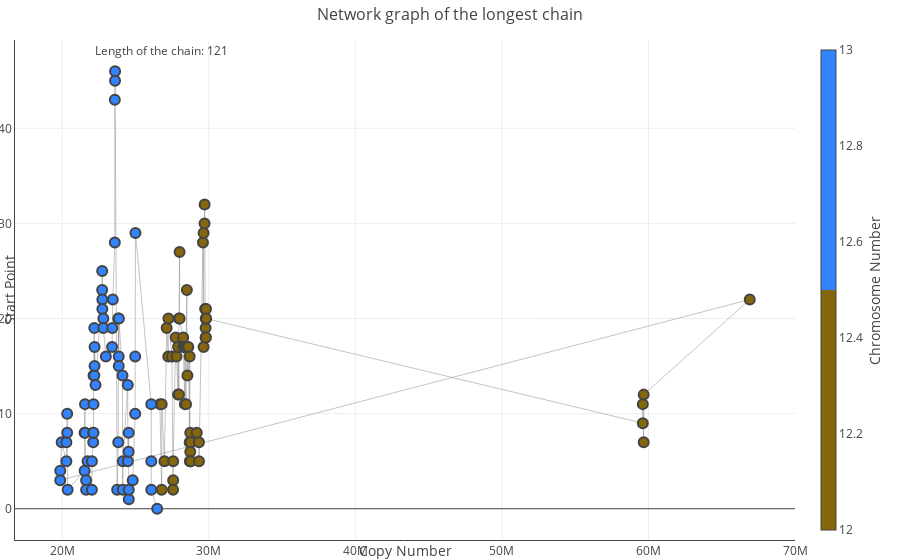

This figure's notebook cell:
### Code cell
fig = go.Figure(data=[edge_trace, node_trace],
             layout=go.Layout(
                title='Network graph of the longest chain',
                titlefont_size=16,
                showlegend=False,
                hovermode='closest',
                margin=dict(b=20,l=15,r=5,t=40),
                annotations=[ dict(
                    text=f"Length of the chain: {len(node_y)}",
                    showarrow=False,
                    xref="paper", yref="paper",
                    x=0.1, y=1 ) ],
                xaxis=dict(showgrid=True, zeroline=True, showticklabels=True,showline=True,title_text = "Copy Number"),
                yaxis=dict(showgrid=True, zeroline=True, showticklabels=True,showline=True,title_text = "Start Point"))
                )
fig.show()

### Figure 1 — Plotly figure (JSON) as saved in the notebook; plotly's stock layout.template omitted (floating-point values rounded to 4 significant figures; data arrays with more than 128 entries replaced by an {"elided": "..."} marker saying what was removed)
{"data": [{"hoverinfo": "none", "line": {"color": "#888", "width": 0.5}, "mode": "lines", "type": "scatter", "x": {"elided": "360 int values"}, "y": {"elided": "360 int values"}}, {"hoverinfo": "text", "marker": {"color": [12, 12, 12, 12, 12, 12, 12, 12, 12, 12, 12, 12, 12, 12, 12, 12, 12, 12, 12, 12, 12, 12, 12, 12, 12, 12, 12, 12, 12, 12, 12, 12, 12, 12, 12, 12, 12, 12, 12, 12, 12, 12, 12, 12, 12, 12, 12, 12, 12, 12, 12, 12, 12, 12, 12, 12, 12, 13, 13, 13, 13, 13, 13, 13, 13, 13, 13, 13, 13, 13, 13, 13, 13, 13, 13, 13, 13, 13, 13, 13, 13, 13, 13, 13, 13, 13, 13, 13, 13, 13, 13, 13, 13, 13, 13, 13, 13, 13, 13, 13, 13, 13, 13, 13, 13, 13, 13, 13, 13, 13, 13, 13, 13, 13, 13, 13, 13, 13, 13, 13, 13], "colorbar": {"thickness": 15, "title": {"side": "right", "text": "Chromosome Number"}, "xanchor": "left"}, "colorscale": [[0, "#3283FE"], [0.5, "#3283FE"], [0.5, "#85660D"], [1, "#85660D"]], "line": {"width": 2}, "reversescale": true, "showscale": true, "size": 10, "symbol": 0}, "mode": "markers", "text": ["Node:860 | Prev.: None | Next:861 | Chromosome:12", "Node:861 | Prev.: 860 | Next:862 | Chromosome:12", "Node:862 | Prev.: 861 | Next:863 | Chromosome:12", "Node:863 | Prev.: 862 | Next:864 | Chromosome:12", "Node:864 | Prev.: 863 | Next:865 | Chromosome:12", "Node:865 | Prev.: 864 | Next:866 | Chromosome:12", "Node:866 | Prev.: 865 | Next:867 | Chromosome:12", "Node:867 | Prev.: 866 | Next:868 | Chromosome:12", "Node:868 | Prev.: 867 | Next:869 | Chromosome:12", "Node:869 | Prev.: 868 | Next:870 | Chromosome:12", "Node:870 | Prev.: 869 | Next:871 | Chromosome:12", "Node:871 | Prev.: 870 | Next:872 | Chromosome:12", "Node:872 | Prev.: 871 | Next:873 | Chromosome:12", "Node:873 | Prev.: 872 | Next:874 | Chromosome:12", "Node:874 | Prev.: 873 | Next:875 | Chromosome:12", "Node:875 | Prev.: 874 | Next:876 | Chromosome:12", "Node:876 | Prev.: 875 | Next:877 | Chromosome:12", "Node:877 | Prev.: 876 | Next:878 | Chromosome:12", "Node:878 | Prev.: 877 | Next:879 | Chromosome:12", "Node:879 | Prev.: 878 | Next:880 | Chromosome:12", "Node:880 | Prev.: 879 | Next:881 | Chromosome:12", "Node:881 | Prev.: 880 | Next:882 | Chromosome:12", "Node:882 | Prev.: 881 | Next:883 | Chromosome:12", "Node:883 | Prev.: 882 | Next:884 | Chromosome:12", "Node:884 | Prev.: 883 | Next:885 | Chromosome:12", "Node:885 | Prev.: 884 | Next:886 | Chromosome:12", "Node:886 | Prev.: 885 | Next:887 | Chromosome:12", "Node:887 | Prev.: 886 | Next:888 | Chromosome:12", "Node:888 | Prev.: 887 | Next:889 | Chromosome:12", "Node:889 | Prev.: 888 | Next:890 | Chromosome:12", "Node:890 | Prev.: 889 | Next:891 | Chromosome:12", "Node:891 | Prev.: 890 | Next:892 | Chromosome:12", "Node:892 | Prev.: 891 | Next:893 | Chromosome:12", "Node:893 | Prev.: 892 | Next:894 | Chromosome:12", "Node:894 | Prev.: 893 | Next:895 | Chromosome:12", "Node:895 | Prev.: 894 | Next:896 | Chromosome:12", "Node:896 | Prev.: 895 | Next:897 | Chromosome:12", "Node:897 | Prev.: 896 | Next:898 | Chromosome:12", "Node:898 | Prev.: 897 | Next:899 | Chromosome:12", "Node:899 | Prev.: 898 | Next:900 | Chromosome:12", "Node:900 | Prev.: 899 | Next:901 | Chromosome:12", "Node:901 | Prev.: 900 | Next:902 | Chromosome:12", "Node:902 | Prev.: 901 | Next:903 | Chromosome:12", "Node:903 | Prev.: 902 | Next:904 | Chromosome:12", "Node:904 | Prev.: 903 | Next:905 | Chromosome:12", "Node:905 | Prev.: 904 | Next:906 | Chromosome:12", "Node:906 | Prev.: 905 | Next:907 | Chromosome:12", "Node:907 | Prev.: 906 | Next:908 | Chromosome:12", "Node:908 | Prev.: 907 | Next:909 | Chromosome:12", "Node:909 | Prev.: 908 | Next:910 | Chromosome:12", "Node:910 | Prev.: 909 | Next:911 | Chromosome:12", "Node:911 | Prev.: 910 | Next:1088 | Chromosome:12", "Node:1088 | Prev.: 911 | Next:1089 | Chromosome:12", "Node:1089 | Prev.: 1088 | Next:1090 | Chromosome:12", "Node:1090 | Prev.: 1089 | Next:1091 | Chromosome:12", "Node:1091 | Prev.: 1090 | Next:1273 | Chromosome:12", "Node:1273 | Prev.: 1091 | Next:1489 | Chromosome:12", "Node:1489 | Prev.: 1273 | Next:1490 | Chromosome:13", "Node:1490 | Prev.: 1489 | Next:1491 | Chromosome:13", "Node:1491 | Prev.: 1490 | Next:1492 | Chromosome:13", "Node:1492 | Prev.: 1491 | Next:1493 | Chromosome:13", "Node:1493 | Prev.: 1492 | Next:1494 | Chromosome:13", "Node:1494 | Prev.: 1493 | Next:1495 | Chromosome:13", "Node:1495 | Prev.: 1494 | Next:1496 | Chromosome:13", "Node:1496 | Prev.: 1495 | Next:1497 | Chromosome:13", "Node:1497 | Prev.: 1496 | Next:1498 | Chromosome:13", "Node:1498 | Prev.: 1497 | Next:1499 | Chromosome:13", "Node:1499 | Prev.: 1498 | Next:1500 | Chromosome:13", "Node:1500 | Prev.: 1499 | Next:1501 | Chromosome:13", "Node:1501 | Prev.: 1500 | Next:1502 | Chromosome:13", "Node:1502 | Prev.: 1501 | Next:1503 | Chromosome:13", "Node:1503 | Prev.: 1502 | Next:1504 | Chromosome:13", "Node:1504 | Prev.: 1503 | Next:1505 | Chromosome:13", "Node:1505 | Prev.: 1504 | Next:1506 | Chromosome:13", "Node:1506 | Prev.: 1505 | Next:1507 | Chromosome:13", "Node:1507 | Prev.: 1506 | Next:1508 | Chromosome:13", "Node:1508 | Prev.: 1507 | Next:1509 | Chromosome:13", "Node:1509 | Prev.: 1508 | Next:1510 | Chromosome:13", "Node:1510 | Prev.: 1509 | Next:1511 | Chromosome:13", "Node:1511 | Prev.: 1510 | Next:1512 | Chromosome:13", "Node:1512 | Prev.: 1511 | Next:1513 | Chromosome:13", "Node:1513 | Prev.: 1512 | Next:1514 | Chromosome:13", "Node:1514 | Prev.: 1513 | Next:1515 | Chromosome:13", "Node:1515 | Prev.: 1514 | Next:1530 | Chromosome:13", "Node:1530 | Prev.: 1515 | Next:1531 | Chromosome:13", "Node:1531 | Prev.: 1530 | Next:1532 | Chromosome:13", "Node:1532 | Prev.: 1531 | Next:1533 | Chromosome:13", "Node:1533 | Prev.: 1532 | Next:1534 | Chromosome:13", "Node:1534 | Prev.: 1533 | Next:1535 | Chromosome:13", "Node:1535 | Prev.: 1534 | Next:1536 | Chromosome:13", "Node:1536 | Prev.: 1535 | Next:1537 | Chromosome:13", "Node:1537 | Prev.: 1536 | Next:1538 | Chromosome:13", "Node:1538 | Prev.: 1537 | Next:1539 | Chromosome:13", "Node:1539 | Prev.: 1538 | Next:1540 | Chromosome:13", "Node:1540 | Prev.: 1539 | Next:1541 | Chromosome:13", "Node:1541 | Prev.: 1540 | Next:1542 | Chromosome:13", "Node:1542 | Prev.: 1541 | Next:1543 | Chromosome:13", "Node:1543 | Prev.: 1542 | Next:1544 | Chromosome:13", "Node:1544 | Prev.: 1543 | Next:1545 | Chromosome:13", "Node:1545 | Prev.: 1544 | Next:1546 | Chromosome:13", "Node:1546 | Prev.: 1545 | Next:1547 | Chromosome:13", "Node:1547 | Prev.: 1546 | Next:1548 | Chromosome:13", "Node:1548 | Prev.: 1547 | Next:1549 | Chromosome:13", "Node:1549 | Prev.: 1548 | Next:1550 | Chromosome:13", "Node:1550 | Prev.: 1549 | Next:1551 | Chromosome:13", "Node:1551 | Prev.: 1550 | Next:1552 | Chromosome:13", "Node:1552 | Prev.: 1551 | Next:1553 | Chromosome:13", "Node:1553 | Prev.: 1552 | Next:1554 | Chromosome:13", "Node:1554 | Prev.: 1553 | Next:1555 | Chromosome:13", "Node:1555 | Prev.: 1554 | Next:1556 | Chromosome:13", "Node:1556 | Prev.: 1555 | Next:1557 | Chromosome:13", "Node:1557 | Prev.: 1556 | Next:1558 | Chromosome:13", "Node:1558 | Prev.: 1557 | Next:1559 | Chromosome:13", "Node:1559 | Prev.: 1558 | Next:1560 | Chromosome:13", "Node:1560 | Prev.: 1559 | Next:1561 | Chromosome:13", "Node:1561 | Prev.: 1560 | Next:1562 | Chromosome:13", "Node:1562 | Prev.: 1561 | Next:1577 | Chromosome:13", "Node:1577 | Prev.: 1562 | Next:1578 | Chromosome:13", "Node:1578 | Prev.: 1577 | Next:1579 | Chromosome:13", "Node:1579 | Prev.: 1578 | Next:1580 | Chromosome:13", "Node:1580 | Prev.: 1579 | Next:None | Chromosome:13"], "type": "scatter", "x": [26660446, 26784203, 26786003, 26971603, 27125003, 27231803, 27242203, 27482603, 27561603, 27567917, 27568003, 27740203, 27796403, 27899803, 27900603, 27961081, 27961603, 28004603, 28007803, 28254003, 28254030, 28362003, 28362603, 28447403, 28448003, 28501203, 28503403, 28539603, 28600203, 28691803, 28692403, 28707603, 28732680, 28732803, 28745603, 28761003, 28766003, 29177424, 29327276, 29328403, 29599803, 29643203, 29644403, 29708399, 29712203, 29748403, 29780403, 29780444, 29791203, 29794603, 29808858, 29815603, 59611783, 59611803, 59671603, 59672203, 66909122, 19862413, 19862603, 19959603, 20280803, 20281403, 20336764, 20336803, 20367403, 21523829, 21524003, 21551603, 21554203, 21626403, 21626534, 21726003, 22019403, 22023603, 22111602, 22111803, 22132854, 22133232, 22133403, 22184803, 22186403, 22204170, 22204203, 22269203, 22722686, 22724403, 22734403, 22734678, 22803603, 22803987, 22974128, 23399932, 23409803, 23449681, 23585894, 23586003, 23601203, 23604196, 23743403, 23820865, 23821003, 23852525, 23852603, 23864803, 24108803, 24130003, 24130663, 24468803, 24470203, 24529531, 24529603, 24538403, 24538509, 24806803, 24975698, 24975803, 24994403, 26073203, 26073650, 26073803, 26475803], "y": [11, 2, 11, 5, 19, 16, 20, 16, 2, 3, 5, 18, 16, 12, 17, 12, 20, 27, 20, 18, 17, 11, 17, 11, 17, 23, 17, 14, 17, 7, 16, 5, 6, 8, 5, 7, 5, 8, 7, 5, 28, 17, 29, 30, 32, 21, 19, 18, 20, 18, 21, 20, 9, 11, 7, 12, 22, 3, 4, 7, 5, 7, 8, 10, 2, 4, 8, 11, 8, 3, 2, 5, 2, 5, 7, 8, 8, 11, 14, 19, 14, 15, 17, 13, 23, 25, 22, 21, 20, 19, 16, 17, 19, 22, 28, 43, 45, 46, 2, 7, 20, 16, 15, 20, 14, 2, 5, 13, 5, 6, 8, 1, 2, 3, 10, 16, 29, 11, 5, 2, 0]}], "layout": {"annotations": [{"showarrow": false, "text": "Length of the chain: 121", "x": 0.1, "xref": "paper", "y": 1, "yref": "paper"}], "hovermode": "closest", "margin": {"b": 20, "l": 15, "r": 5, "t": 40}, "showlegend": false, "title": {"font": {"size": 16}, "text": "Network graph of the longest chain"}, "xaxis": {"showgrid": true, "showline": true, "showticklabels": true, "title": {"text": "Copy Number"}, "zeroline": true}, "yaxis": {"showgrid": true, "showline": true, "showticklabels": true, "title": {"text": "Start Point"}, "zeroline": true}}}
